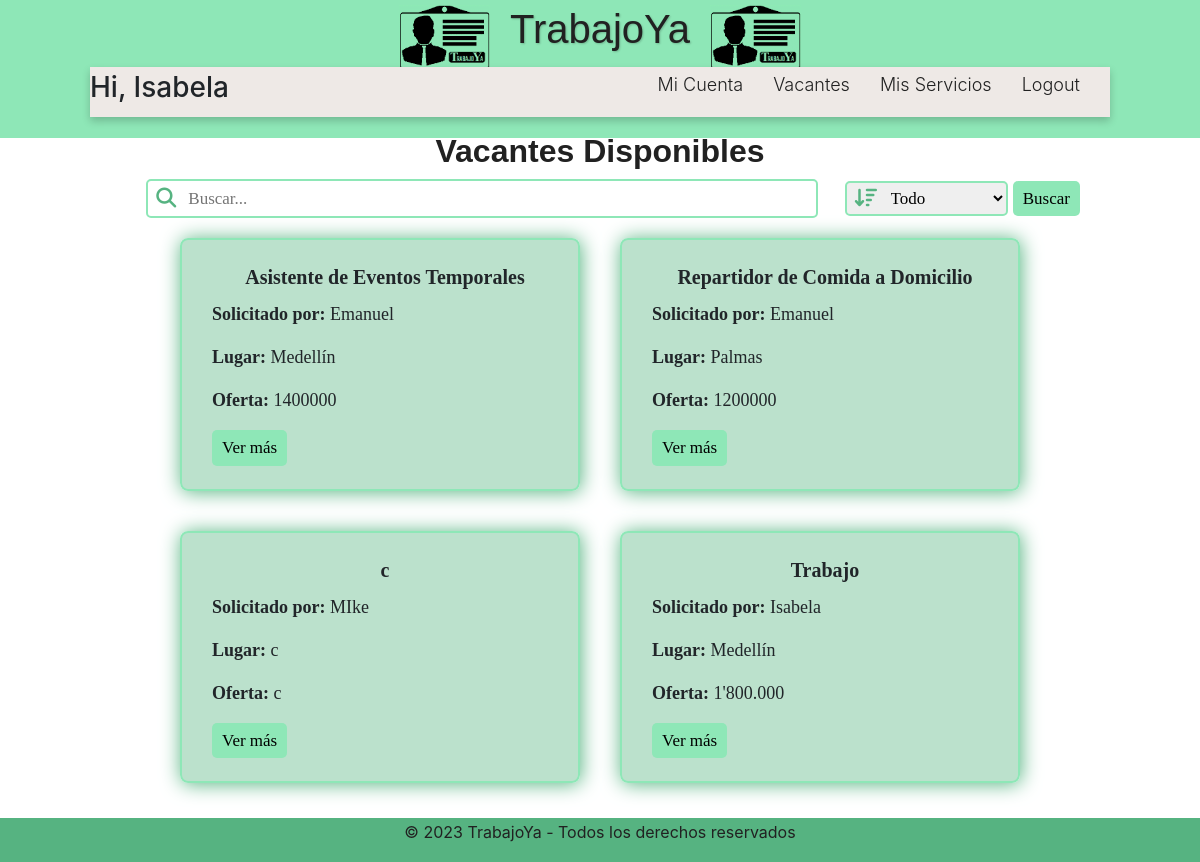
Screenshot of /trabajador/verVacantesTrabajador/ (signed in) with the database file from the repository.
### accounts/models.py (models this page shows, shortened)
class Usuario(AbstractUser):
    email = models.EmailField(unique=True)
    es_empleador = models.BooleanField(default=False)
    es_trabajador = models.BooleanField(default=False)

class Empleador(models.Model):
    usuario = models.OneToOneField(Usuario, on_delete=models.CASCADE, primary_key=True, related_name='empleador')
    foto= models.ImageField(upload_to='images/', null=True, blank=True)
    identificacion = models.CharField(max_length=10, validators=[validar_numero])
    nombre = models.CharField(max_length=50)
    apellidos = models.CharField(max_length=50)
    fecha_nacimiento = models.DateField(validators=[validar_edad])
    celular = models.CharField(max_length=50, validators=[validar_numero])

### empleador/models.py (models this page shows, shortened)
class VacanteLaboral(models.Model):
    nombre = models.CharField(blank= False, max_length=200)
    tiempo = models.CharField(blank= False, max_length=200)
    ubicacion = models.CharField(blank= False, max_length=200)
    descripcion = models.TextField(blank= False, max_length=500)
    responsabilidades = models.TextField(blank= False, max_length=500)
    requisitos = models.TextField(blank= False, max_length=500)
    beneficios = models.TextField(blank= False, max_length=500)
    oferta = models.CharField(blank= False, max_length=200)
    empleador = models.ForeignKey(Empleador, on_delete=models.CASCADE,null=True, blank=True)
    disponibilidad = models.BooleanField(default=False)

### trabajador/views.py (the view, shortened to what this page needs)
# urls.py: path('verVacantesTrabajador/', views.verVacantesTrabajador, name='verVacantesTrabajador'),
def verVacantesTrabajador(request):
    vacantes = VacanteLaboral.objects.all()
    terminoBusqueda = request.GET.get('terminoBusqueda')
    filtro = request.GET.get('filtroBusqueda')
    return render(request, 'vacantesTrabajador.html', {'vacantes': vacantes})

### trabajador/templates/vacantesTrabajador.html (shortened to what this page needs)
<!DOCTYPE html>
{% extends 'baseTrabajador.html' %}
{% load static %}
    {% block additional_styles %}
    <link rel="stylesheet" href="https://cdn.jsdelivr.net/npm/bootstrap@4.0.0/dist/css/bootstrap.min.css">
    <link rel="stylesheet" href="{% static 'css\trabajador\vacantesTrabajador.css' %}">
    {% endblock additional_styles %}
        {% block content %}
        <div class="titulo">
            <h2>Vacantes Disponibles</h2>
        </div>
        <form action="" class="barraBusqueda">
            <div class="grupoBusqueda">
                <i class="fa-solid fa-magnifying-glass"></i>
                <input type="text" class="controlFormulario" name="terminoBusqueda" placeholder="Buscar...">
            </div>
            <div class="filtro">
                <i class="fa-solid fa-arrow-down-wide-short"></i>
                <select class="controlFormulario" name="filtroBusqueda">
                    <option value="todo">Todo</option>
                </select>
            </div>
            <button type="submit" class="btn">Buscar</button>
        </form>
        <div class="listaVacantes">
            {% for vacante in vacantes %}
            {% if vacante.disponibilidad %}
            <div class="cartaVacantes" style="width: 25rem;">
                <div class="card-body">
                  <h5 class="card-title" style="text-align: center; font-weight: bold;">{{ vacante.nombre }}</h5>
                    <p><strong>Solicitado por: </strong> {{ vacante.empleador.nombre }}</p>
                    <p><strong>Lugar: </strong> {{ vacante.ubicacion }} </p>
                    <p><strong>Oferta: </strong> {{ vacante.oferta }} </p>
                  <a href="{% url 'masInfoVacante' vacanteID=vacante.id %}" class="btn btn-primary">Ver más</a>
                </div>
              </div>
              {% endif %}
            {% endfor %}
        </div>
        {% endblock content %}

### trabajador/templates/baseTrabajador.html (shortened to what this page needs)
<!DOCTYPE html>
{% load static %}
<html lang="en">
    <head>
        <link rel="stylesheet" href="{% static 'css/trabajador/base.css' %}">
        {% block additional_styles %}
        {% endblock additional_styles %}
    </head>
    <body>
        <header>
            <div class="container-top-bar">
                <div class="top-bar">
                    <img src="{% static 'img/logo.png' %}">
                    <h1 class="name">TrabajoYa</h1>
                    <img src="{% static 'img/logo.png' %}">
                </div>
        </div>
        <nav class="nav-bar">
            <div class="greeting">
                {% if user.is_authenticated %}
                <h3>Hi, {{ user.username }}</h3>
                {% endif %}
            </div>
            <div class="tabs">
                <ul>
                    <li><a href="">Mi Cuenta</a></li>
                    <li><a href="{% url 'verVacantesTrabajador' %}">Vacantes</a></li>
                    <li><a href="{% url 'verOfertas' %}">Mis Servicios</a></li>
                    <li><a href="{% url 'logout' %}">Logout</a></li>
                </ul>
            </div>
        </nav>
        </header>
        <main>
            {% block content %}
            {% endblock content%}
        </main>
    </body>
    <footer>
        <div>
            <p>&copy; 2023 TrabajoYa - Todos los derechos reservados</p>
        </div>
    </footer>
</html>

### static/css/trabajador/base.css (style rules this page uses)
html { font-family: "Poppins", sans-serif; line-height: 1.15; -webkit-text-size-adjust: 100%; -webkit-tap-highlight-color: rgba(0, 0, 0, 0); }
body { margin: 0; font-size: 1rem; line-height: 1.5; text-align: left; }
.container-top-bar { position: absolute; top: 0; width: 100%; height: 16%; background-color: #8ee7b7; z-index: 0; }
.top-bar { display:flex; margin-top:5px; text-align: center; font-weight: 800; justify-content: center; }
.top-bar img { height: 65px; margin-left: 20px; margin-right: 20px; }
.name { font-family: "Poppins", sans-serif; margin-top: 0; font-size: 2.5rem; color: #212121; text-shadow: 1px 1px 2px rgba(0, 0, 0, 0.2); }
h3 { font-size: 1.5rem; color: #212121; }
.nav-bar { margin-top: 5.6%; height: 50px; width: 85%; position: relative; left: 50%; transform: translateX(-50%); background-color: #eee9e6; display:flex; flex-wrap: wrap; align-items: center; justify-content: space-between; box-shadow: 0 4px 8px rgba(0, 0, 0, 0.2); }
.tabs { display: flex; flex-wrap: wrap; align-items: center; justify-content: flex-end; margin-left: auto; margin-right: 30px; }
.tabs ul { display: flex; list-style-type: none; padding: 0; }
.tabs li { margin-left: 30px; font-size: 16px; }
.nav-bar a { font-weight: 300; font-size: 18px; color: #212121; text-decoration: none; transition: color 0.3s }
footer { background-color: #56b381; color: #212121; padding: 2px 0; text-align:center; width: 100%; bottom: 0; }

### static/css/trabajador/vacantesTrabajador.css (style rules this page uses)
main { margin-top: 15px; margin-bottom: 15px; font-family: "Candara", sans-serif; }
h2 { font-size: xx-large; color: #212121; text-align: center; font-weight: bold; }
.titulo { text-align: center; align-content: center; }
.grupoBusqueda { align-items: center; margin: auto; width: 70%; position: relative; }
.fa-magnifying-glass { position: absolute; left: 10px; top: 50%; font-size: 20px; color: #56b381; transform: translateX(-10px); transform: translateY(-10px); }
.fa-arrow-down-wide-short { position: absolute; left: 10px; top: 50%; font-size: 20px; color: #56b381; transform: translateX(-10px); transform: translateY(-10px); }
.barraBusqueda { font-family: 'Candara', sans-serif; display: flex; align-items: center; width: 80%; margin: auto; }
.controlFormulario { padding: 5px 10px; font-size: 17px; border-radius: 5px; width: 100%; font-family:'Candara'; border: 2px solid #8ee7b7; padding-left: 40px; }
.filtro { position: relative; width: 17%; margin-right: 5px; }
.btn { padding: 5px 10px; font-size: 17px; text-decoration: none; background-color: #8ee7b7; color: #000000; border: none; border-radius: 5px; cursor: pointer; font-family:"Candara"; }
.listaVacantes { padding: 0 10px; display: flex; flex-wrap: wrap; justify-content: center; }
.cartaVacantes { border-radius: 8px; box-shadow: 1px 1px 20px #56b381; overflow: hidden; height: min-content; min-height: 15rem; margin: 20px; float: left; padding: auto; transition: transform 0.3s ease; background-color: rgba(86, 179, 129, 0.4); border: 2px solid #8ee7b7; }
.card-body { margin: 0 0 3px; margin-left: 10px; margin-top: 5px; text-align: left; font-size: large; font-family: 'Candara'; }

### rows the page displays
Usuario: username "Isabela"
VacanteLaboral: nombre "Asistente de Eventos Temporales", empleador.nombre "Emanuel", ubicacion "Medellín", oferta "1400000"
VacanteLaboral: nombre "Repartidor de Comida a Domicilio", empleador.nombre "Emanuel", ubicacion "Palmas", oferta "1200000"
VacanteLaboral: nombre "c", empleador.nombre "MIke", ubicacion "c", oferta "c"
VacanteLaboral: nombre "Trabajo", empleador.nombre "Isabela", ubicacion "Medellín", oferta "1'800.000"
